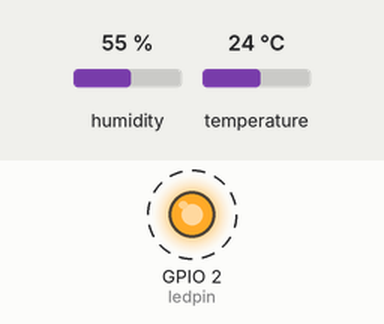
A sketch run on a simulated ESP32. Parts: output pins drawn as LEDs (lit = HIGH). Dashed ring = blinking. The test bench sets the inputs (shaded band); at power-on: humidity 55 %, temperature 24 °C. What the sketch prints to the serial monitor is not drawn.

Above: at 0.5 s.
Timing chart, 0 to 4.7 s (numbered marks = the images above):
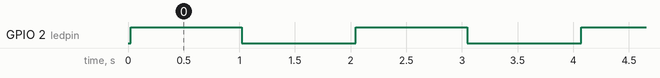

Measured:
- by itself, GPIO 2 (ledpin): alternates HIGH for 1.0 s and LOW for 1.0 s

The sketch:

esp32_serial_test.ino
```cpp
#include <SimpleDHT.h>

int pinDHT11 = 15;
SimpleDHT11 dht;
String s ;
int ledpin = 2 ;

void setup() {
  // put your setup code here, to run once:
  Serial.begin(9600);
  pinMode(ledpin, OUTPUT);
}

void loop() {
  // put your main code here, to run repeatedly:
  byte temp = 0 ;
  byte humi = 0 ;
  int err = SimpleDHTErrSuccess;
  Serial.println("Strat to poll sensor DHT11...") ;
  err = dht.read(pinDHT11, &temp, &humi, NULL);
  if (err != SimpleDHTErrSuccess) {
    Serial.print("Read DHT11 failed, err=");
    Serial.println(err);
    delay(1000);
    return;
  }
  else {
    Serial.println("Successfully read:");
    digitalWrite(ledpin, HIGH);
    Serial.print("Humi = ") ;
    Serial.print((float)humi);
    Serial.print("%, Temp = ");
    Serial.print((float)temp);
    Serial.println("C ");
  }
  delay(1000);
  digitalWrite(ledpin, LOW);
  delay(1000);

}
```
